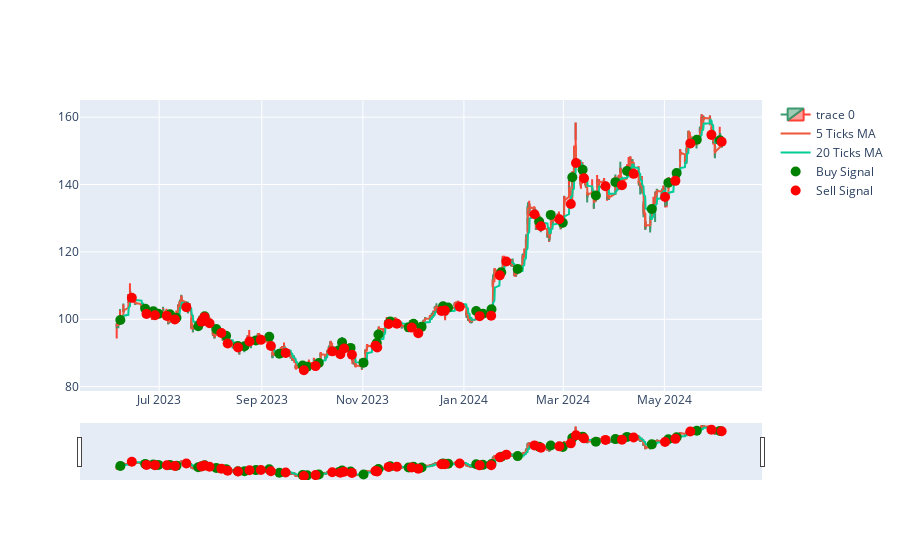

Notebook cell for this chart:
### Code cell
# count the number of times the 5 ticks MA crosses the 20 ticks MA

tsm_data['5T_MA'] = tsm_data['Close'].rolling(window=5).mean()
tsm_data['20T_MA'] = tsm_data['Close'].rolling(window=20).mean()

tsm_data['signal'] = np.where(tsm_data['5T_MA'] > tsm_data['20T_MA'], 1, 0)
tsm_data['signal'] = tsm_data['signal'].diff()


print(tsm_data['signal'].value_counts())

# plot the buy and sell signals

fig = go.Figure(data=[go.Candlestick(x=tsm_data.index,
                open=tsm_data['Open'],
                high=tsm_data['High'],
                low=tsm_data['Low'],
                close=tsm_data['Close'])])

fig.add_trace(go.Scatter(x=tsm_data.index, y=tsm_data['Close'].rolling(window=5).mean(), name='5 Ticks MA'))
fig.add_trace(go.Scatter(x=tsm_data.index, y=tsm_data['Close'].rolling(window=20).mean(), name='20 Ticks MA'))

buy_signals = tsm_data[tsm_data['signal'] == 1]
sell_signals = tsm_data[tsm_data['signal'] == -1]

fig.add_trace(go.Scatter(x=buy_signals.index, y=buy_signals['Close'], mode='markers', marker=dict(color='green', size=10), name='Buy Signal'))

fig.add_trace(go.Scatter(x=sell_signals.index, y=sell_signals['Close'], mode='markers', marker=dict(color='red', size=10), name='Sell Signal'))

fig.show()
